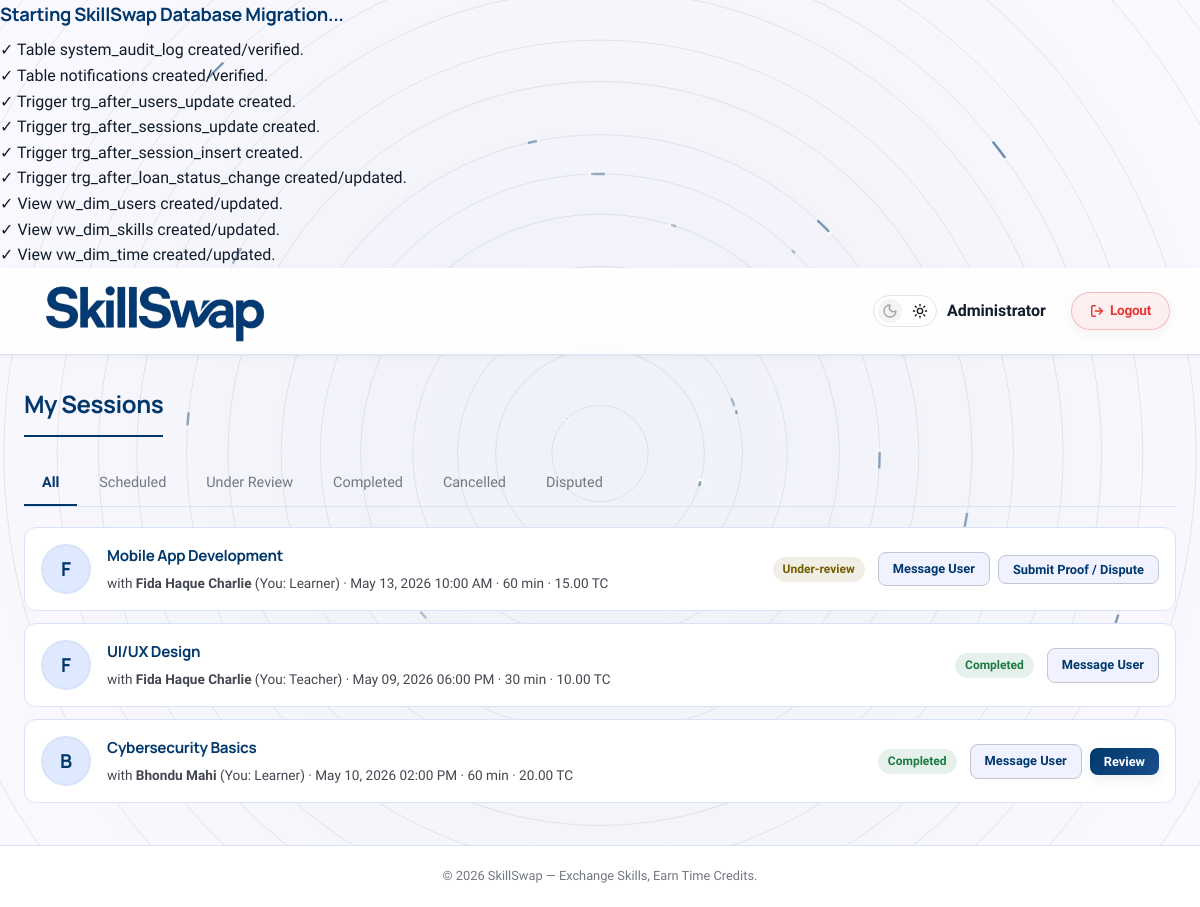
Screenshot of /pages/sessions.php (signed in) with the database file from the repository.
### tables this page shows
CREATE TABLE IF NOT EXISTS exchange_sessions (
    session_id INT AUTO_INCREMENT PRIMARY KEY,
    requester_id INT NOT NULL,
    provider_id INT NOT NULL,
    skill_id INT NOT NULL,
    status ENUM('scheduled', 'under-review', 'completed', 'cancelled', 'refunded', 'disputed') DEFAULT 'scheduled',
    scheduled_time DATETIME NOT NULL,
    completion_time DATETIME NULL,
    session_duration INT,
    feedback_given BOOLEAN DEFAULT FALSE,
    time_credit_transfer DECIMAL(10, 2),
    submission_note TEXT,
    rating INT CHECK (rating BETWEEN 1 AND 5),
    comment TEXT,
    bonus_multiplier DECIMAL(3, 2) DEFAULT 1.00,
    completion_otp VARCHAR(10) NULL,
    FOREIGN KEY (requester_id) REFERENCES users(user_id) ON DELETE RESTRICT,
    FOREIGN KEY (provider_id) REFERENCES users(user_id) ON DELETE RESTRICT,
    FOREIGN KEY (skill_id) REFERENCES skills(skill_id) ON DELETE RESTRICT
);

CREATE TABLE IF NOT EXISTS users (
    user_id INT AUTO_INCREMENT PRIMARY KEY,
    name VARCHAR(100) NOT NULL,
    email VARCHAR(100) UNIQUE NOT NULL,
    password_hash VARCHAR(255) NOT NULL,
    location VARCHAR(100) NOT NULL,
    bio TEXT,
    profile_photo MEDIUMBLOB,
    profile_photo_mime VARCHAR(50),
    reliability_score DECIMAL(5, 2) DEFAULT 5.00,
    status ENUM('active', 'suspended') DEFAULT 'active',
    created_at TIMESTAMP DEFAULT CURRENT_TIMESTAMP,
    last_active_at TIMESTAMP DEFAULT CURRENT_TIMESTAMP ON UPDATE CURRENT_TIMESTAMP,
    availability_schedule TEXT
);

CREATE TABLE IF NOT EXISTS skills (
    skill_id INT AUTO_INCREMENT PRIMARY KEY,
    skill_name VARCHAR(100) NOT NULL,
    catagory VARCHAR(50),
    description TEXT,
    difficulty_level ENUM('Beginner', 'Intermediate', 'Advanced')
);

### pages/sessions.php (the view, shortened to what this page needs)
<?php
require_once __DIR__ . '/../config/db.php';
$user_id = $_SESSION['user_id'];
$filter = $_GET['filter'] ?? 'all';
$filter_sql = "";
$sessions = $conn->query("
    SELECT es.*, s.skill_name,
           u_req.name AS requester_name,
           u_prov.name AS provider_name,
           IF(u_req.profile_photo IS NOT NULL AND LENGTH(u_req.profile_photo) > 0, 1, 0) AS req_has_photo,
           IF(u_prov.profile_photo IS NOT NULL AND LENGTH(u_prov.profile_photo) > 0, 1, 0) AS prov_has_photo
    FROM exchange_sessions es
    JOIN skills s ON es.skill_id = s.skill_id
    JOIN users u_req ON es.requester_id = u_req.user_id
    JOIN users u_prov ON es.provider_id = u_prov.user_id
    WHERE (es.requester_id = $user_id OR es.provider_id = $user_id)
    $filter_sql
    ORDER BY es.session_id DESC
");
include __DIR__ . '/../includes/header.php';
?>
<div class="page-wrapper">
    <div class="container">
        <h1 class="page-title">My Sessions</h1>
        <div class="tabs">
            <a href="?filter=all" class="tab-btn <?php echo $filter === 'all' ? 'active' : ''; ?>">All</a>
            <a href="?filter=scheduled"
                class="tab-btn <?php echo $filter === 'scheduled' ? 'active' : ''; ?>">Scheduled</a>
            <a href="?filter=under-review"
                class="tab-btn <?php echo $filter === 'under-review' ? 'active' : ''; ?>">Under Review</a>
            <a href="?filter=completed"
                class="tab-btn <?php echo $filter === 'completed' ? 'active' : ''; ?>">Completed</a>
            <a href="?filter=cancelled"
                class="tab-btn <?php echo $filter === 'cancelled' ? 'active' : ''; ?>">Cancelled</a>
            <a href="?filter=disputed"
                class="tab-btn <?php echo $filter === 'disputed' ? 'active' : ''; ?>">Disputed</a>
        </div>
        <?php if ($sessions->num_rows > 0): ?>
            <?php while ($s = $sessions->fetch_assoc()):
                $is_requester = ($s['requester_id'] == $user_id);
                $partner_name = $is_requester ? $s['provider_name'] : $s['requester_name'];
                $partner_id = $is_requester ? $s['provider_id'] : $s['requester_id'];
                $partner_has_photo = $is_requester ? $s['prov_has_photo'] : $s['req_has_photo'];
                $role = $is_requester ? 'Learner' : 'Teacher';
                $status_class = 'badge-warning';
                if ($s['status'] === 'completed')
                    $status_class = 'badge-success';
                elseif ($s['status'] === 'cancelled')
                    $status_class = 'badge-danger';
                elseif ($s['status'] === 'disputed')
                    $status_class = 'badge-danger';
                ?>
                <div class="session-card">
                    <?php if (!empty($partner_has_photo)): ?>
                        <img src="../api/user_photo.php?user_id=<?php echo $partner_id; ?>" class="avatar-img" alt="<?php echo htmlspecialchars($partner_name); ?>" style="object-fit:cover; width: 45px; height: 45px; flex-shrink: 0;">
                    <?php else: ?>
                        <div class="avatar"><?php echo strtoupper(substr($partner_name, 0, 1)); ?></div>
                    <?php endif; ?>
                    <div class="session-info">
                        <h4><?php echo htmlspecialchars($s['skill_name']); ?></h4>
                        <p>
                            with <strong><?php echo htmlspecialchars($partner_name); ?></strong>
                            (You: <?php echo $role; ?>)
                            &middot; <?php echo date('M d, Y h:i A', strtotime($s['scheduled_time'])); ?>
                            &middot; <?php echo $s['session_duration']; ?> min
                            &middot; <?php echo number_format($s['time_credit_transfer'], 2); ?> TC
                        </p>
                    </div>
                    <div class="session-actions">
                        <span class="badge <?php echo $status_class; ?>"><?php echo ucfirst($s['status']); ?></span>
                        <a href="../pages/messages.php?start_with_user_id=<?php echo $partner_id; ?>"
                            class="btn btn-secondary btn-sm" style="margin-left: 5px;">Message User</a>
                        <?php if ($s['status'] === 'scheduled' || $s['status'] === 'under-review'): ?>
                            <button class="btn btn-sm btn-secondary" onclick="openDispute(<?php echo $s['session_id']; ?>)">Submit
                                Proof / Dispute</button>
                        <?php endif; ?>
                        <?php if ($s['status'] === 'completed' && !$s['feedback_given'] && $is_requester): ?>
                            <button class="btn btn-sm btn-primary"
                                onclick="openReview(<?php echo $s['session_id']; ?>, '<?php echo htmlspecialchars($s['skill_name']); ?>')">Review</button>
                        <?php endif; ?>
                    </div>
                </div>
            <?php endwhile; ?>
        <?php endif; ?>
    </div>
</div>
<?php include __DIR__ . '/../includes/footer.php'; ?>

### assets/css/style.css (style rules this page uses)
*, *::before, *::after { margin: 0; padding: 0; box-sizing: border-box; }
:root { --bg-primary: #f9f9ff; --bg-secondary: #ffffff; --bg-card: #ffffff; --bg-glass: rgba(255, 255, 255, 0.85); --bg-input: #f0f3ff; --bg-hover: #e7eeff; --primary: #00386c; --primary-light: #1a4f8b; --primary-dark: #002a52; --primary-glow: rgba(0, 56, 108, 0.08); --secondary: #735c00; --secondary-container: #fed65b; --on-secondary-container: #745c00; --text-primary: #111c2c; --text-secondary: #424750; --text-muted: #737781; --border-color: #c2c6d1; --border-light: #d8e3fa; --success: #1a7a42; --danger: #ba1a1a; --warning: #735c00; --info: #2f5f9c; --radius-sm: 8px; --radius-md: 12px; --radius-lg: 16px; --shadow-sm: 0 2px 8px rgba(0, 0, 0, 0.04), 0 1px 2px rgba(0, 0, 0, 0.02); --shadow-md: 0 10px 30px rgba(0, 0, 0, 0.06), 0 4px 12px rgba(0, 0, 0, 0.03); --shadow-lg: 0 20px 40px rgba(0, 0, 0, 0.08), 0 8px 16px rgba(0, 0, 0, 0.04); --transition: all 0.2s ease; --font-headline: "Manrope", sans-serif; --font-main: "Hanken Grotesk", "Segoe UI", sans-serif; --surface-container: #e7eeff; --surface-container-low: #f0f3ff; --surface-container-high: #dee8ff; }
html { scroll-behavior: smooth; }
body { font-family: var(--font-main); background-color: transparent; color: var(--text-primary); line-height: 1.6; min-height: 100vh; transition: background-color 0.3s ease, color 0.3s ease; }
a { color: var(--primary); text-decoration: none; transition: var(--transition); font-weight: 500; }
.container { width: 100%; max-width: 1280px; margin: 0 auto; padding: 0 24px; }
h1, h2, h3, h4, h5 { color: var(--primary); font-family: var(--font-headline); font-weight: 700; letter-spacing: -0.02em; }
h1 { font-size: 1.75rem; margin-bottom: 16px; }
.page-title { font-size: 1.5rem; font-weight: 700; font-family: var(--font-headline); color: var(--primary); margin-bottom: 24px; padding-bottom: 12px; border-bottom: 2px solid var(--primary); display: inline-block; }
.btn { display: inline-block; padding: 10px 20px; border-radius: var(--radius-sm); font-size: 0.9rem; font-weight: 600; cursor: pointer; border: none; transition: var(--transition); text-align: center; font-family: var(--font-main); text-decoration: none; }
.btn-primary { background: linear-gradient( 135deg, var(--primary) 0%, var(--primary-light) 100% ); color: #fff; box-shadow: 0 4px 12px var(--primary-glow); }
.btn-secondary { background: var(--surface-container-low); color: var(--primary); border: 1px solid var(--border-color); }
.btn-sm { padding: 6px 14px; font-size: 0.8rem; }
.badge { display: inline-block; padding: 3px 10px; border-radius: 20px; font-size: 0.75rem; font-weight: 600; }
.badge-success { background: rgba(26, 122, 66, 0.1); color: var(--success); }
.badge-warning { background: rgba(115, 92, 0, 0.1); color: var(--warning); }
.page-wrapper { padding: 30px 0; animation: fadeInPage 0.8s cubic-bezier(0.16, 1, 0.3, 1) forwards; }
.avatar { width: 50px; height: 50px; border-radius: 50%; background: var(--surface-container-high); color: var(--primary); display: flex; align-items: center; justify-content: center; font-weight: 700; font-size: 1.2rem; font-family: var(--font-headline); flex-shrink: 0; border: 2px solid var(--border-light); transition: all 0.3s cubic-bezier(0.175, 0.885, 0.32, 1.275); }
.tabs { display: flex; gap: 4px; margin-bottom: 20px; border-bottom: 1px solid var(--border-light); }
.tab-btn { background: none; border: none; color: var(--text-muted); padding: 10px 18px; cursor: pointer; font-size: 0.9rem; border-bottom: 2px solid transparent; transition: var(--transition); font-family: var(--font-main); font-weight: 500; }
.tab-btn.active { color: var(--primary); border-bottom-color: var(--primary); font-weight: 600; }
.session-card { display: flex; align-items: center; gap: 16px; padding: 16px; background: var(--bg-card); border: 1px solid var(--border-light); border-radius: var(--radius-md); margin-bottom: 12px; transition: all 0.3s cubic-bezier(0.175, 0.885, 0.32, 1.275); }
.session-card .session-info { flex: 1; }
.session-card .session-info h4 { font-size: 0.95rem; margin-bottom: 4px; }
.session-card .session-info p { color: var(--text-secondary); font-size: 0.85rem; }
.session-card .session-actions { display: flex; align-items: center; gap: 8px; }

### rows the page displays
exchange_sessions: requester.name "F", skill.skill_name "Mobile App Development", provider.name "Fida Haque Charlie", requester "Learner", scheduled_time "May 13, 2026 10:00 AM", session_duration "60", time_credit_transfer "15.00", status "Under-review"
exchange_sessions: requester.name "F", skill.skill_name "UI/UX Design", requester.name "Fida Haque Charlie", requester "Teacher", scheduled_time "May 09, 2026 06:00 PM", session_duration "30", time_credit_transfer "10.00", status "Completed"
exchange_sessions: requester.name "B", skill.skill_name "Cybersecurity Basics", provider.name "Bhondu Mahi", requester "Learner", scheduled_time "May 10, 2026 02:00 PM", session_duration "60", time_credit_transfer "20.00", status "Completed"

### other values shown
$user_name "Administrator"
